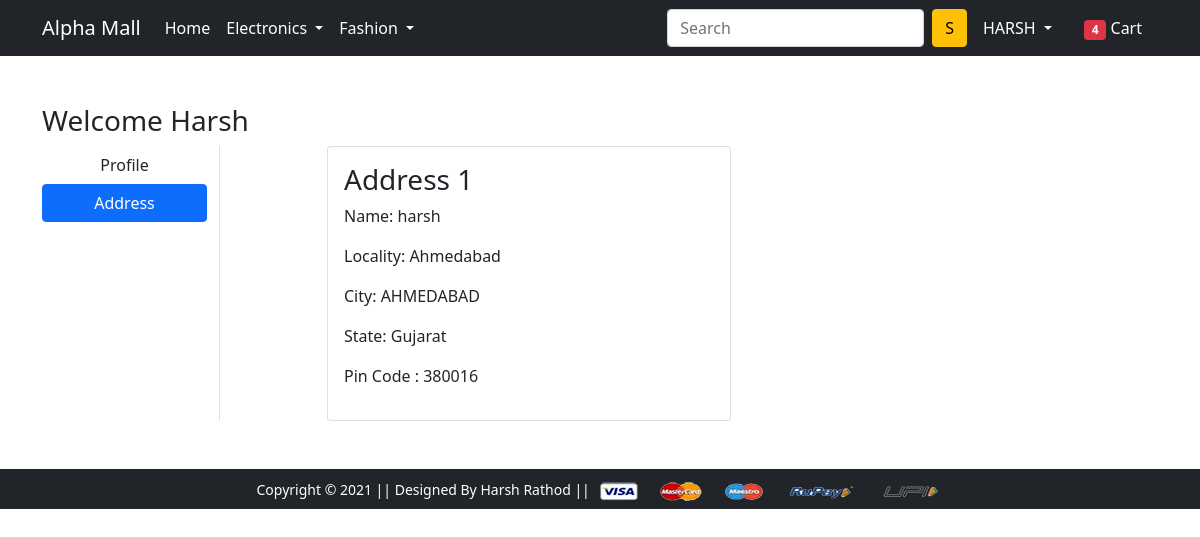
The page /address/ (signed in) on the database its author committed.
### app/models.py (models this page shows, shortened)
class Customer(models.Model):
    user = models.ForeignKey(User,on_delete = models.CASCADE)
    Name = models.CharField(max_length=200)
    locality = models.CharField(max_length=200)
    city = models.CharField(max_length=200)
    zipcode = models.IntegerField()
    state = models.CharField(choices=STATE_CHOICES,max_length=200)

### app/views.py (the view)
# urls.py: path('address/', views.address, name='address'),
@login_required
def address(request):
 address = Customer.objects.filter(user=request.user)
 return render(request, 'app/address.html',{'add':address,'active':'btn-primary'})

### app/templates/app/address.html (shortened to what this page needs)
{% extends 'app/base.html' %}
{% load static %}
{% block main-content %}
<div class="container my-5">
 <div class="row">
 <h3>Welcome {{user|capfirst}}</h3>
  <div class="col-sm-2 border-end">
   <ul class="list-unstyled">
    <li class="d-grid"><a href="{% url 'profile' %}" class="btn">Profile</a></li>
    <li class="d-grid"><a href="{% url 'address' %}" class="btn {{active}}">Address</a></li>
   </ul>
  </div>
  <div class="col-sm-9 offset-sm-1">
   <div class="row">
    {% for ad in add  %}
        <div class="col-sm-6">
            <div class="card">
                <div class="card-body">
                <h3>Address {{forloop.counter}}</h3>
                <p>Name: {{ad.Name}}</p>
                <p>Locality: {{ad.locality}}</p>
                <p>City: {{ad.city}}</p>
                <p>State: {{ad.state}}</p>
                <p>Pin Code : {{ad.zipcode}}</p>
                </div>
            </div>
        </div>
    {% endfor %}
   </div>
  </div>
 </div>
</div>
{% endblock main-content %}

### app/templates/app/base.html (shortened to what this page needs)
<!doctype html>
{% load static %}
<html lang="en">
  <head>
    <link href="https://cdn.jsdelivr.net/npm/bootstrap@5.0.0-beta1/dist/css/bootstrap.min.css" rel="stylesheet">
    <link rel="stylesheet" href="{% static 'app/css/owl.carousel.min.css' %}">
    <link rel="stylesheet" href="{% static 'app/css/all.min.css' %}">
    <link rel="stylesheet" href="{% static 'app/css/style.css' %}">
  </head>
  <body>
    <nav class="navbar navbar-expand-lg navbar-dark bg-dark">
     <div class="container">
       <a class="navbar-brand" href="/">Alpha Mall</a>
       <div class="collapse navbar-collapse" id="navbarSupportedContent">
         <ul class="navbar-nav me-auto mb-2 mb-lg-0">
           <li class="nav-item">
             <a class="nav-link active" aria-current="page" href="/">Home</a>
           </li>
           <li class="nav-item dropdown">
             <a class="nav-link dropdown-toggle text-white" href="#" id="electronicsDropdown" role="button" data-bs-toggle="dropdown" aria-expanded="false">
               Electronics
             </a>
           </li>
           <li class="nav-item dropdown">
             <a class="nav-link dropdown-toggle text-white" href="#" id="fashionDropdown" role="button" data-bs-toggle="dropdown" aria-expanded="false">
               Fashion
             </a>
           </li>
         </ul>
         <form class="d-flex">
           <input class="form-control me-2" type="search" placeholder="Search" aria-label="Search">
           <button class="btn btn-warning" type="submit">S</button>
         </form>
         <div>
          <ul class="navbar-nav me-auto mb-2 mb-lg-0">
            {% if request.user.is_authenticated %}
           <li class="nav-item dropdown mx-2">
              <a class="nav-link dropdown-toggle text-white" href="#" id="profileDropdown" role="button" data-bs-toggle="dropdown" aria-expanded="false">
                {{user|upper}}
              </a>
            </li>
            <li class="nav-item mx-2">
             <a href="{% url 'showcart' %}" class="nav-link text-white"><span class="badge bg-danger">4</span> Cart </a>
            </li>
            {% endif %}
          </ul>
         </div>
       </div>
     </div>
    </nav>
    {% block main-content %} {% endblock main-content %}
    <footer class="container-fluid bg-dark text-center p-2 mt-5">
        <small class="text-white">Copyright &copy; 2021 || Designed By Harsh Rathod || </small>
        <img src="{% static 'app/images/payment.png' %}" alt="" srcset="" class="img-fluid" height="2px">
    </footer>
  </body>
</html>

### rows shown on the page
Customer: Name "harsh", locality "Ahmedabad", city "AHMEDABAD", state "Gujarat", zipcode "380016"

### other values the page prints
{{ user|upper }} "HARSH"
{{ user|capfirst }} "Harsh"
